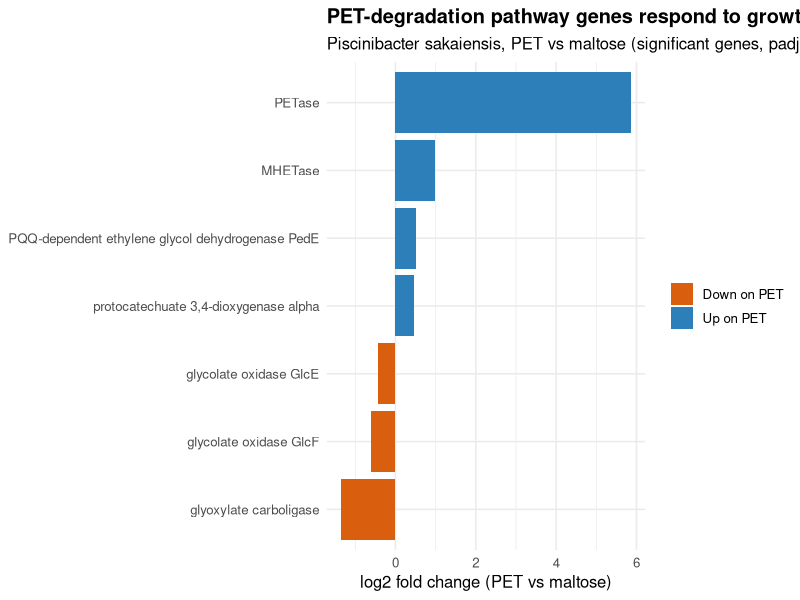

The R script that drew this image:
# figure: pet degradation pathway gene expression changes
# horizontal bar chart of named pathway enzymes, pet vs maltose
library(ggplot2)

# read the annotated results
de_annotated <- read.csv("results/de/pet_vs_maltose_annotated.csv")

# pick the named pathway enzymes we can tie to source papers
# using protein description text to select them
pathway_terms <- c("poly\\(ethylene terephthalate\\) hydrolase",
                   "mono\\(2-hydroxyethyl\\) terephthalate hydrolase",
                   "ethylene glycol dehydrogenase",
                   "protocatechuate 3,4-dioxygenase",
                   "glycolate oxidase",
                   "glyoxylate carboligase")

# build the regex and pull matching rows
pattern <- paste(pathway_terms, collapse = "|")
fig_data <- de_annotated[grepl(pattern, de_annotated$protein, ignore.case = TRUE), ]

# keep only significant genes (padj < 0.05)
fig_data <- fig_data[!is.na(fig_data$padj) & fig_data$padj < 0.05, ]

# make short readable labels instead of long protein names
fig_data$label <- fig_data$protein
fig_data$label <- gsub("poly\\(ethylene terephthalate\\) hydrolase", "PETase", fig_data$label)
fig_data$label <- gsub("mono\\(2-hydroxyethyl\\) terephthalate hydrolase", "MHETase", fig_data$label)
fig_data$label <- gsub(" subunit", "", fig_data$label)

# direction of change for colouring
fig_data$direction <- ifelse(fig_data$log2FoldChange > 0, "Up on PET", "Down on PET")

# order bars by fold change
fig_data <- fig_data[order(fig_data$log2FoldChange), ]
fig_data$label <- factor(fig_data$label, levels = fig_data$label)

# build the plot
p <- ggplot(fig_data, aes(x = log2FoldChange, y = label, fill = direction)) +
  geom_col() +
  scale_fill_manual(values = c("Up on PET" = "#2c7fb8", "Down on PET" = "#d95f0e")) +
  labs(title = "PET-degradation pathway genes respond to growth on PET",
       subtitle = "Piscinibacter sakaiensis, PET vs maltose (significant genes, padj < 0.05)",
       x = "log2 fold change (PET vs maltose)",
       y = NULL,
       fill = NULL) +
  theme_minimal(base_size = 12) +
  theme(plot.title = element_text(face = "bold"))

# save it
dir.create("results/figures", recursive = TRUE, showWarnings = FALSE)
ggsave("results/figures/pathway_genes.png", p, width = 9, height = 5, dpi = 150)
print("saved results/figures/pathway_genes.png")

# also print the data so you can see exactly what's plotted
print(fig_data[, c("label", "log2FoldChange", "padj")])
